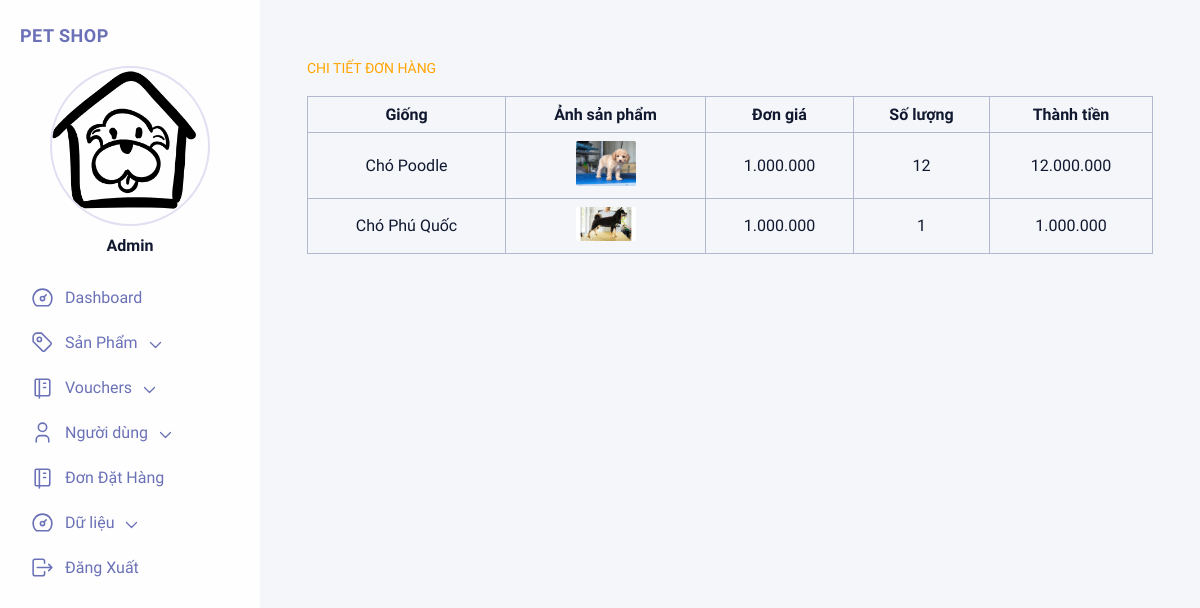
Screenshot of /admin/chi-tiet-don-hang.php?id=6 (signed in) with the database file from the repository.
### tables this page shows
CREATE TABLE `order_detail` (
  `id` int(11) NOT NULL AUTO_INCREMENT,
  `order_id` int(11) NOT NULL,
  `post_id` int(11) NOT NULL,
  `quantity` int(200) NOT NULL,
  `price` int(255) NOT NULL,
  `created_time` varchar(255) DEFAULT NULL,
  `last_updated` varchar(255) DEFAULT NULL,
  PRIMARY KEY (`id`),
  KEY `order_id` (`order_id`),
  KEY `post_id` (`post_id`)
);

CREATE TABLE `post` (
  `id` int(11) NOT NULL AUTO_INCREMENT,
  `title` varchar(255) NOT NULL,
  `price` int(255) NOT NULL,
  `kind` varchar(200) NOT NULL,
  `age` varchar(255) NOT NULL,
  `address` varchar(255) NOT NULL,
  `image` varchar(255) NOT NULL,
  `type` int(1) NOT NULL,
  `created_time` varchar(255) NOT NULL,
  `last_updated` varchar(255) NOT NULL,
  PRIMARY KEY (`id`)
);

### admin/chi-tiet-don-hang.php (the view, shortened to what this page needs)
<!DOCTYPE html>
<html lang="en">
<head>
    <link rel="stylesheet" href="css/main.css">
</head>
<body>
<?php
include '../config.php';
if (!empty($_GET['id'])) {
    $orderid = $_GET['id'];
}
if (!empty($_SESSION['current_admin'])) {
        $products = mysqli_query($conn, "select * from order_detail where order_id = '$orderid' ");
}
    ?>
      <?php
          include('./menu.php');
          ?>
                <div class="right">
                    <div class="right__content">
                        <p class="right__desc">Chi tiết đơn hàng</p>
                        <div class="right__table">
                            <div class="right__tableWrapper">
<table>
    <tr>
        <th class="product-name">Giống</th>
        <th class="product-img">Ảnh sản phẩm</th>
        <th class="product-name">Đơn giá</th>
        <th class="product-name">Số lượng</th>
        <th class="product-name">Thành tiền</th>
    </tr>
    <?php
    if (!empty($products)) {
        while ($row = mysqli_fetch_array($products)) {
        $post =  mysqli_query($conn, "select * from post where id='".$row['post_id']."' ");
        $row2 = mysqli_fetch_array($post);
            ?>
            <tr>
                <td class="product-kind"><?= $row2['kind'] ?></td>
                <td class="product-img"><img src="../<?= $row2['image'] ?>" /></td>
                <td class="product-name"><?= number_format($row['price'], 0, ",", ".") ?></td>
                <td class="product-quantity"><a><?= $row['quantity'] ?> </a></td>
                <td class="product-name"><?= number_format($row['price'] * $row['quantity'], 0, ",", ".") ?></td>
            </tr>
            <?php
        }
        ?>
        <?php
    }
    ?>
</table>
                            </div>
                        </div>
                    </div>
                </div>
            </div>
        </div>
    </div>
</body>
</html>

### admin/css/main.css (style rules this page uses)
* { margin: 0; padding: 0; list-style: none; border: 0; -webkit-tap-highlight-color: transparent; text-decoration: none; color: inherit; box-sizing: border-box; }
body { font-family: "Muli", sans-serif; background-color: #E2DFF2; }
.right { width: 100%; height: 100%; overflow-y: scroll; }
.right__content { padding: 60px 5%; }
.right__desc { margin-bottom: 20px; text-transform: uppercase; font-size: 14px; color: orange; }
.right table { border-collapse: collapse; width: 100%; margin-bottom: 10px; }
.right table td, .right table th { border: 1px solid #b2b9ce; text-align: left; padding: 8px; color: #10182F; }
.right table th { text-align: center; }
.right table td { text-align: center; }
.right table td img { width: 60px; border-radius: 2px; }
* { box-sizing: border-box; }

### rows the page displays
order_detail: post.kind "Chó Poodle", post.image (picture), price "1.000.000", quantity "12", $row['price'] * $row['quantity'] "12.000.000"
order_detail: post.kind "Chó Phú Quốc", post.image (picture), price "1.000.000", quantity "1", $row['price'] * $row['quantity'] "1.000.000"
